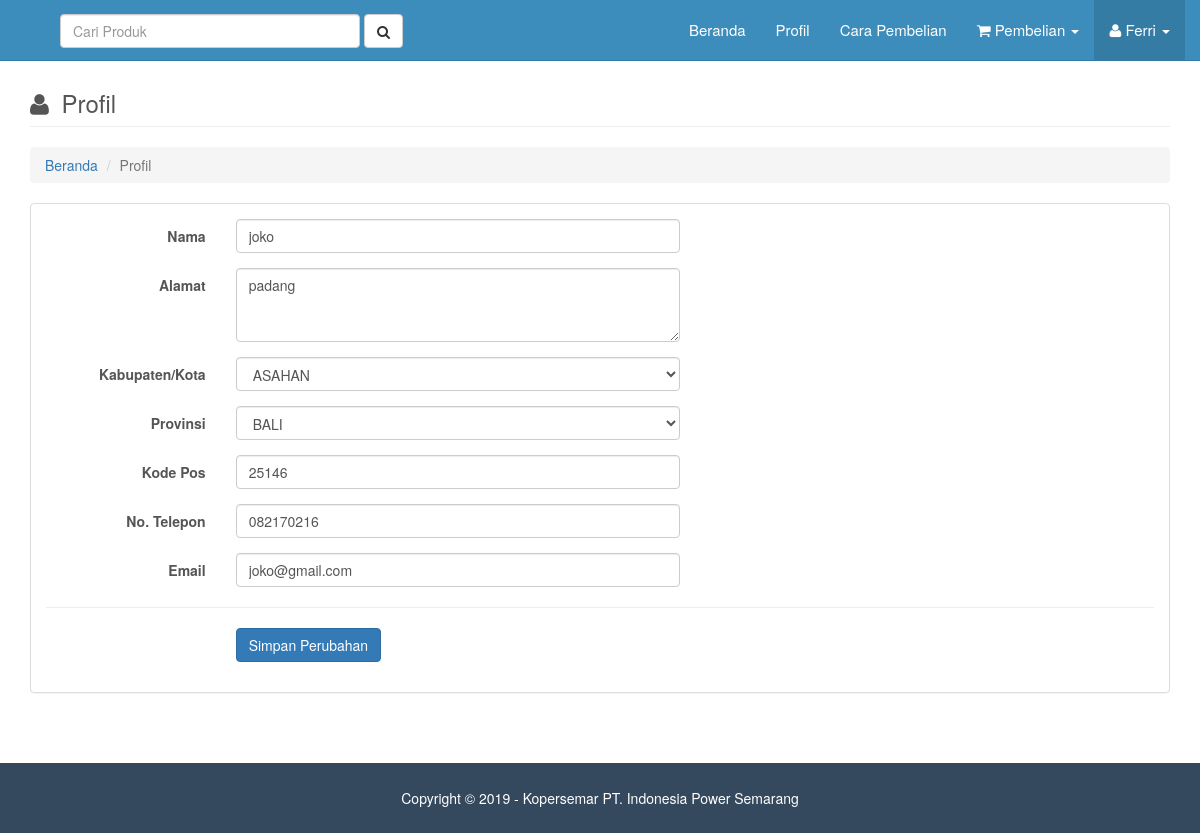
/main.php?page=profil (signed in), run on an earlier commit of the app's database.
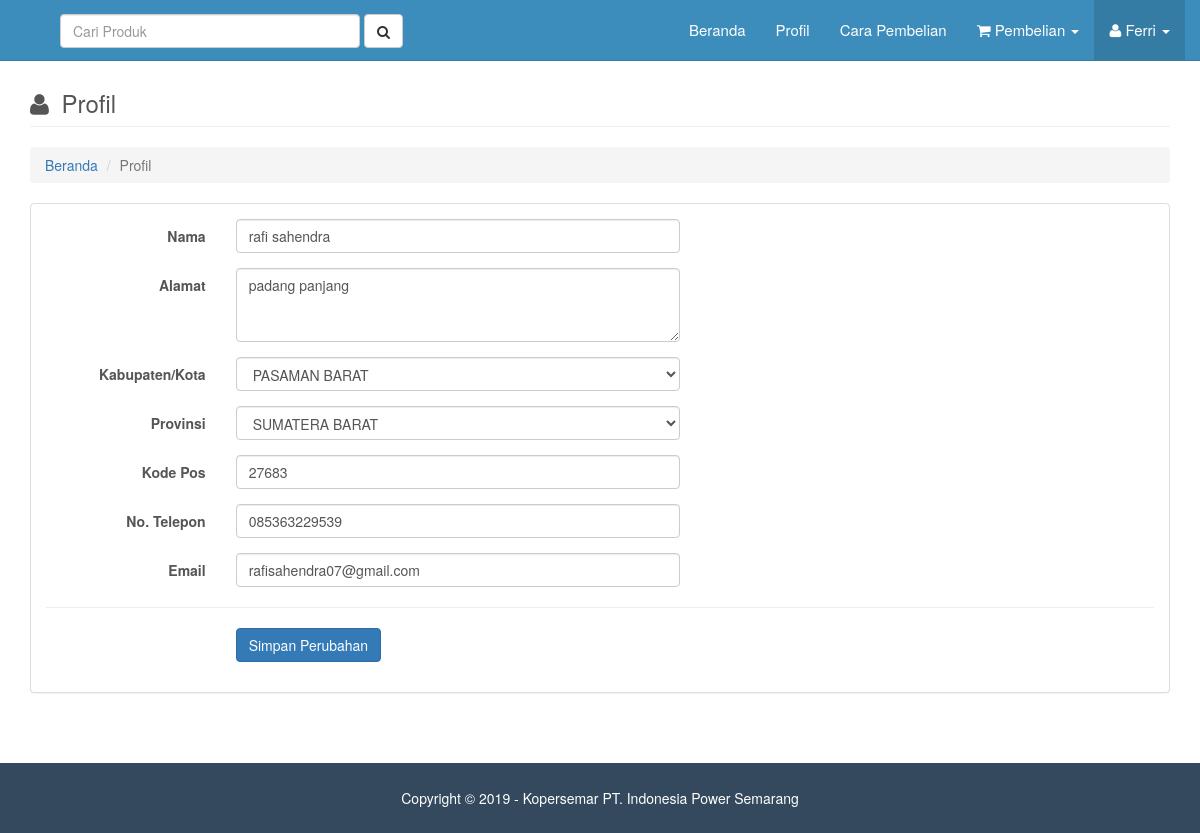
And on a later commit of the database.
### tables this page shows
CREATE TABLE IF NOT EXISTS `tbl_konsumen` (
  `id_konsumen` int(11) NOT NULL,
  `tanggal_daftar` timestamp NOT NULL DEFAULT CURRENT_TIMESTAMP,
  `nama_konsumen` varchar(30) NOT NULL,
  `alamat` varchar(100) NOT NULL,
  `kota` int(4) NOT NULL,
  `provinsi` int(2) NOT NULL,
  `kode_pos` varchar(5) NOT NULL,
  `telepon` varchar(12) NOT NULL,
  `email` varchar(30) NOT NULL,
  `password` varchar(50) NOT NULL
);

CREATE TABLE IF NOT EXISTS `tbl_kabkota` (
  `id_kabkota` int(4) NOT NULL,
  `nama_kabkota` varchar(50) NOT NULL,
  `id_provinsi` int(2) NOT NULL
);

CREATE TABLE IF NOT EXISTS `tbl_provinsi` (
  `id_provinsi` int(2) NOT NULL,
  `nama_provinsi` varchar(40) NOT NULL
);

### pages/profil/view.php (the view, shortened to what the changed rows need)
<?php
if (empty($_SESSION['user_email']) && empty($_SESSION['user_password'])){
    echo "<script type='text/javascript'>alert('Anda harus login terlebih dahulu!');</script>
          <meta http-equiv='refresh' content='0; url=?page=home'>";
}
else {
    $query = mysqli_query($mysqli, "SELECT * FROM tbl_konsumen as a INNER JOIN tbl_kabkota as b INNER JOIN tbl_provinsi as c
                                    ON a.kota=b.id_kabkota AND a.provinsi=c.id_provinsi
                                    ORDER BY a.id_konsumen DESC")
                                    or die('Ada kesalahan pada query tampil data konsumen: '.mysqli_error($mysqli));
    $data = mysqli_fetch_assoc($query);
    $nama_konsumen = $data['nama_konsumen'];
    $alamat        = $data['alamat'];
    $id_kabkota    = $data['id_kabkota'];
    $nama_kabkota  = $data['nama_kabkota'];
    $id_provinsi   = $data['id_provinsi'];
    $nama_provinsi = $data['nama_provinsi'];
    $kode_pos      = $data['kode_pos'];
    $telepon       = $data['telepon'];
    $email         = $data['email'];
?>
    <div class="row">
        <div class="col-lg-12">
            <div class="row">
                <div class="col-lg-12">
                    <h3 class="page-header">
                        <i style="margin-right:6px" class="fa fa-user"></i>
                        Profil
                    </h3>
                    <ol class="breadcrumb">
                        <li><a href="?page=home">Beranda</a>
                        </li>
                        <li class="active">Profil</li>
                    </ol>
                </div>
            </div>
            <div class="row">
                <div class="col-lg-12">
                    <div class="panel panel-default">
                        <div class="panel-body">
                            <form class="form-horizontal" method="POST" action="pages/profil/proses.php">
                                <div class="form-group">
                                    <label class="col-sm-2 control-label">Nama</label>
                                    <div class="col-sm-5">
                                        <input type="text" class="form-control" name="nama" autocomplete="off" value="<?php echo $nama_konsumen; ?>" required>
                                    </div>
                                </div>
                                <div class="form-group">
                                    <label class="col-sm-2 control-label">Alamat</label>
                                    <div class="col-sm-5">
                                        <textarea class="form-control" name="alamat" rows="3" required><?php echo $alamat; ?></textarea>
                                    </div>
                                </div>
                                <div class="form-group">
                                    <label class="col-sm-2 control-label">Kabupaten/Kota</label>
                                    <div class="col-sm-5">
                                        <select class="form-control" name="kabkota" placeholder="Pilih Kabupaten/Kota" required>
                                        <option value="<?php echo $id_kabkota; ?>"><?php echo $nama_kabkota; ?></option>
                                        </select>
                                    </div>
                                </div>
                                <div class="form-group">
                                    <label class="col-sm-2 control-label">Provinsi</label>
                                    <div class="col-sm-5">
                                        <select class="form-control" name="provinsi" placeholder="Pilih Provinsi" required>
                                        <option value="<?php echo $id_provinsi; ?>"><?php echo $nama_provinsi; ?></option>
                                        </select>
                                    </div>
                                </div>
                                <div class="form-group">
                                    <label class="col-sm-2 control-label">Kode Pos</label>
                                    <div class="col-sm-5">
                                        <input type="text" class="form-control" name="kode_pos" autocomplete="off" maxlength="5" onKeyPress="return goodchars(event,'0123456789',this)" value="<?php echo $kode_pos; ?>" required>
                                    </div>
                                </div>
                                <div class="form-group">
                                    <label class="col-sm-2 control-label">No. Telepon</label>
                                    <div class="col-sm-5">
                                        <input type="text" class="form-control" name="telepon" autocomplete="off" maxlength="12" onKeyPress="return goodchars(event,'0123456789',this)" value="<?php echo $telepon; ?>" required>
                                    </div>
                                </div>
                                <div class="form-group">
                                    <label class="col-sm-2 control-label">Email</label>
                                    <div class="col-sm-5">
                                        <input type="email" class="form-control" name="email" autocomplete="off" value="<?php echo $email; ?>" required>
                                    </div>
                                </div>
                                <hr/>
                                <div class="form-group">
                                    <div class="col-sm-offset-2 col-sm-10">
                                        <input type="submit" class="btn btn-primary btn-submit" name="simpan" value="Simpan Perubahan">
                                    </div>
                                </div>
                            </form>
                        </div>
                    </div>
                </div>
            </div>
        </div>
    </div>
<?php
}
?>

What changed in the data, as far as the page shows it:
removed tbl_konsumen: nama "joko", alamat "padang", kode_pos "25146", telepon "082170216", email "joko@gmail.com"
no longer on this page (row unchanged): tbl_kabkota: kabkota "ASAHAN"
no longer on this page (row unchanged): tbl_provinsi: provinsi "BALI"
added tbl_konsumen: nama "rafi sahendra", alamat "padang panjang", kode_pos "27683", telepon "085363229539", email "rafisahendra07@gmail.com"
now on this page (row unchanged): tbl_kabkota: kabkota "PASAMAN BARAT"
now on this page (row unchanged): tbl_provinsi: provinsi "SUMATERA BARAT"
